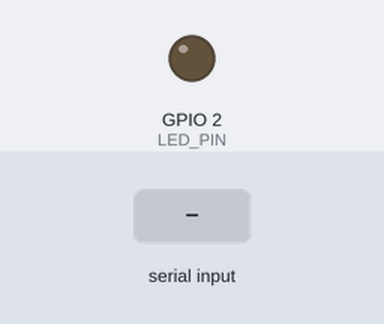
Bench run of a sketch on a simulated ESP32. Shown: output pins drawn as LEDs (lit = HIGH). The test bench sets the inputs (shaded band). What the sketch prints to the serial monitor is not drawn.

Above: at 1.2 s.
1.3 s: "PING\n" received over Serial
At 1.4 s:
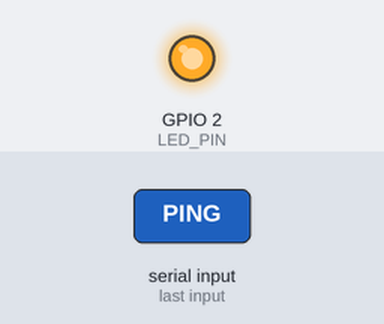
Timing chart, 0 to 4.3 s (numbered marks = the images above; inputs shaded):
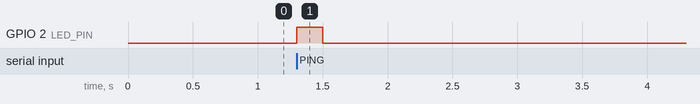

The sketch:

bionic_esp_test.ino
```cpp
#define LED_PIN 2 // Most ESP32 dev boards have a built-in LED on pin 2

void setup() {
  Serial.begin(115200); // Initialize serial communication at 115200 baud
  pinMode(LED_PIN, OUTPUT);
}

void loop() {
  // Check if the Raspberry Pi has sent data
  if (Serial.available() > 0) {
    String incomingData = Serial.readStringUntil('\n');
    incomingData.trim(); // Clean up any trailing whitespace/newlines

    if (incomingData == "PING") {
      // Visual confirmation on the ESP32 board
      digitalWrite(LED_PIN, HIGH);
      delay(200);
      digitalWrite(LED_PIN, LOW);

      // Send response payload back to the Pi
      // Using JSON format makes parsing on the Pi incredibly simple later
      Serial.println("{\"status\": \"PONG\", \"sensor_val\": 42}");
    }
  }
}
```

Measured:
- after the input at 1.3 s, GPIO 2 (LED_PIN): LOW → HIGH at once, → LOW 0.20 s later
